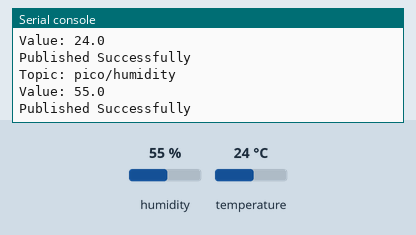
Simulated run of this program. Board: Raspberry Pi Pico running MicroPython. Shown: the last lines printed to the serial console. Inputs (shaded band) come from the test bench; at power-on: humidity 55 %, temperature 24 °C. WiFi joins after 1.5 s; no MQTT or app messages arrive unless stated.

Above: at 3.3 s.
3.4 s: humidity set to 22 %
10.9 s: temperature set to 12 °C
At 12.8 s:
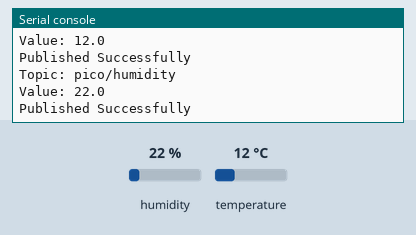
18.4 s: humidity set to 40 %
At 22.7 s:
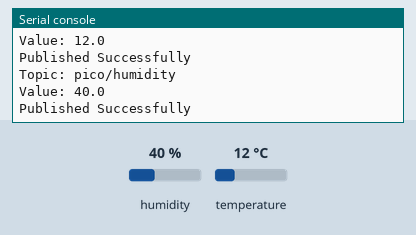
Timing chart, 0 to 24.2 s (numbered marks = the images above; inputs shaded):
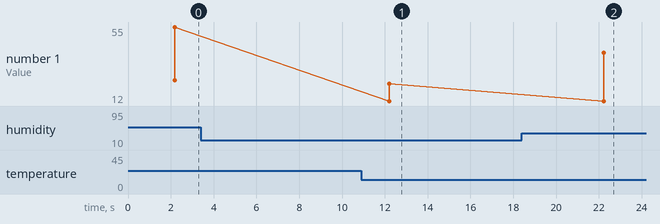

The program:

DHT22_publish_mqtt.py
```python
from machine import Pin
from time import sleep
import network
from umqtt.simple import MQTTClient
import config
import dht

# MQTT Topics
MQTT_TOPIC_TEMPERATURE = 'pico/temperature'
MQTT_TOPIC_HUMIDITY = 'pico/humidity'

# MQTT Parameters
MQTT_SERVER = config.mqtt_server
MQTT_PORT = 0
MQTT_USER = config.mqtt_username
MQTT_PASSWORD = config.mqtt_password

MQTT_CLIENT_ID = b"raspberrypi_picow"
MQTT_KEEPALIVE = 7200

MQTT_SSL = True
MQTT_SSL_PARAMS = {'server_hostname': MQTT_SERVER}

# Initialize DHT22
dht_sensor = dht.DHT22(Pin(15))


def get_sensor_readings():
    try:
        dht_sensor.measure()

        temperature = dht_sensor.temperature()
        humidity = dht_sensor.humidity()

        return temperature, humidity

    except Exception as e:
        print("DHT22 Error:", e)
        return None, None


def initialize_wifi(ssid, password):
    wlan = network.WLAN(network.STA_IF)
    wlan.active(True)

    wlan.connect(ssid, password)

    timeout = 10

    while timeout > 0:
        if wlan.status() >= 3:
            break

        timeout -= 1
        print("Waiting for WiFi...")
        sleep(1)

    if wlan.status() != 3:
        return False

    print("WiFi Connected")
    print("IP Address:", wlan.ifconfig()[0])

    return True


def connect_mqtt():
    try:
        client = MQTTClient(
            client_id=MQTT_CLIENT_ID,
            server=MQTT_SERVER,
            port=MQTT_PORT,
            user=MQTT_USER,
            password=MQTT_PASSWORD,
            keepalive=MQTT_KEEPALIVE,
            ssl=MQTT_SSL,
            ssl_params=MQTT_SSL_PARAMS
        )

        client.connect()

        print("MQTT Connected")

        return client

    except Exception as e:
        print("MQTT Connection Error:", e)
        raise


def publish_mqtt(topic, value):
    client.publish(topic, str(value))
    print("Topic:", topic)
    print("Value:", value)
    print("Published Successfully")


try:

    if not initialize_wifi(
        config.wifi_ssid,
        config.wifi_password
    ):
        print("WiFi Connection Failed")

    else:

        client = connect_mqtt()

        while True:

            temperature, humidity = get_sensor_readings()

            if temperature is not None:

                publish_mqtt(
                    MQTT_TOPIC_TEMPERATURE,
                    temperature
                )

                publish_mqtt(
                    MQTT_TOPIC_HUMIDITY,
                    humidity
                )

            sleep(10)

except Exception as e:
    print("Error:", e)
```

config.py
```python
wifi_ssid = 'REPLACE_WITH_YOUR_SSID'
wifi_password = 'REPLACE_WITH_YOUR_PASSWORD'
mqtt_server = b'MQTT_BROKER_URL'
mqtt_username = b'BROKER_USERNAME'
mqtt_password = b'BROKER_PASSWORD'
```

Measured:
- after the input at 10.9 s, the serial console: prints a new line after 1.3 s (image 1)
- after the input at 18.4 s, the serial console: prints a new line after 3.8 s (image 2)
- plotted number 1: 22 → 40 after the input at 18.4 s
